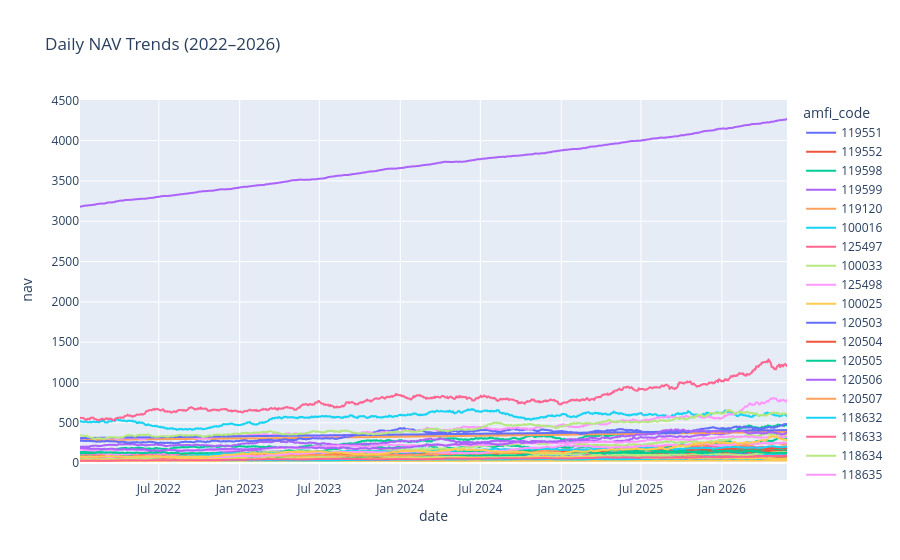

The cell this chart's notebook holds for it:
### Markdown cell above
# Mutual Fund EDA Analysis (2022–2025)

### Code cell
import pandas as pd
import plotly.express as px

nav = pd.read_csv("data/raw/02_nav_history.csv")

nav["date"] = pd.to_datetime(nav["date"])

fig = px.line(
    nav,
    x="date",
    y="nav",
    color="amfi_code",
    title="Daily NAV Trends (2022–2026)"
)

fig.show()

### Figure 1 — Plotly figure (JSON) as saved in the notebook; plotly's stock layout.template omitted (floating-point values rounded to 4 significant figures; data arrays with more than 128 entries replaced by an {"elided": "..."} marker saying what was removed)
{"data": [{"hovertemplate": "amfi_code=119551<br>date=%{x}<br>nav=%{y}<extra></extra>", "legendgroup": "119551", "line": {"color": "#636efa", "dash": "solid"}, "marker": {"symbol": "circle"}, "mode": "lines", "name": "119551", "showlegend": true, "type": "scattergl", "x": {"elided": "1150 str values"}, "xaxis": "x", "y": {"elided": "1150 float values"}, "yaxis": "y"}, {"hovertemplate": "amfi_code=119552<br>date=%{x}<br>nav=%{y}<extra></extra>", "legendgroup": "119552", "line": {"color": "#EF553B", "dash": "solid"}, "marker": {"symbol": "circle"}, "mode": "lines", "name": "119552", "showlegend": true, "type": "scattergl", "x": {"elided": "1150 str values"}, "xaxis": "x", "y": {"elided": "1150 float values"}, "yaxis": "y"}, {"hovertemplate": "amfi_code=119598<br>date=%{x}<br>nav=%{y}<extra></extra>", "legendgroup": "119598", "line": {"color": "#00cc96", "dash": "solid"}, "marker": {"symbol": "circle"}, "mode": "lines", "name": "119598", "showlegend": true, "type": "scattergl", "x": {"elided": "1150 str values"}, "xaxis": "x", "y": {"elided": "1150 float values"}, "yaxis": "y"}, {"hovertemplate": "amfi_code=119599<br>date=%{x}<br>nav=%{y}<extra></extra>", "legendgroup": "119599", "line": {"color": "#ab63fa", "dash": "solid"}, "marker": {"symbol": "circle"}, "mode": "lines", "name": "119599", "showlegend": true, "type": "scattergl", "x": {"elided": "1150 str values"}, "xaxis": "x", "y": {"elided": "1150 float values"}, "yaxis": "y"}, {"hovertemplate": "amfi_code=119120<br>date=%{x}<br>nav=%{y}<extra></extra>", "legendgroup": "119120", "line": {"color": "#FFA15A", "dash": "solid"}, "marker": {"symbol": "circle"}, "mode": "lines", "name": "119120", "showlegend": true, "type": "scattergl", "x": {"elided": "1150 str values"}, "xaxis": "x", "y": {"elided": "1150 float values"}, "yaxis": "y"}, {"hovertemplate": "amfi_code=100016<br>date=%{x}<br>nav=%{y}<extra></extra>", "legendgroup": "100016", "line": {"color": "#19d3f3", "dash": "solid"}, "marker": {"symbol": "circle"}, "mode": "lines", "name": "100016", "showlegend": true, "type": "scattergl", "x": {"elided": "1150 str values"}, "xaxis": "x", "y": {"elided": "1150 float values"}, "yaxis": "y"}, {"hovertemplate": "amfi_code=125497<br>date=%{x}<br>nav=%{y}<extra></extra>", "legendgroup": "125497", "line": {"color": "#FF6692", "dash": "solid"}, "marker": {"symbol": "circle"}, "mode": "lines", "name": "125497", "showlegend": true, "type": "scattergl", "x": {"elided": "1150 str values"}, "xaxis": "x", "y": {"elided": "1150 float values"}, "yaxis": "y"}, {"hovertemplate": "amfi_code=100033<br>date=%{x}<br>nav=%{y}<extra></extra>", "legendgroup": "100033", "line": {"color": "#B6E880", "dash": "solid"}, "marker": {"symbol": "circle"}, "mode": "lines", "name": "100033", "showlegend": true, "type": "scattergl", "x": {"elided": "1150 str values"}, "xaxis": "x", "y": {"elided": "1150 float values"}, "yaxis": "y"}, {"hovertemplate": "amfi_code=125498<br>date=%{x}<br>nav=%{y}<extra></extra>", "legendgroup": "125498", "line": {"color": "#FF97FF", "dash": "solid"}, "marker": {"symbol": "circle"}, "mode": "lines", "name": "125498", "showlegend": true, "type": "scattergl", "x": {"elided": "1150 str values"}, "xaxis": "x", "y": {"elided": "1150 float values"}, "yaxis": "y"}, {"hovertemplate": "amfi_code=100025<br>date=%{x}<br>nav=%{y}<extra></extra>", "legendgroup": "100025", "line": {"color": "#FECB52", "dash": "solid"}, "marker": {"symbol": "circle"}, "mode": "lines", "name": "100025", "showlegend": true, "type": "scattergl", "x": {"elided": "1150 str values"}, "xaxis": "x", "y": {"elided": "1150 float values"}, "yaxis": "y"}, {"hovertemplate": "amfi_code=120503<br>date=%{x}<br>nav=%{y}<extra></extra>", "legendgroup": "120503", "line": {"color": "#636efa", "dash": "solid"}, "marker": {"symbol": "circle"}, "mode": "lines", "name": "120503", "showlegend": true, "type": "scattergl", "x": {"elided": "1150 str values"}, "xaxis": "x", "y": {"elided": "1150 float values"}, "yaxis": "y"}, {"hovertemplate": "amfi_code=120504<br>date=%{x}<br>nav=%{y}<extra></extra>", "legendgroup": "120504", "line": {"color": "#EF553B", "dash": "solid"}, "marker": {"symbol": "circle"}, "mode": "lines", "name": "120504", "showlegend": true, "type": "scattergl", "x": {"elided": "1150 str values"}, "xaxis": "x", "y": {"elided": "1150 float values"}, "yaxis": "y"}, {"hovertemplate": "amfi_code=120505<br>date=%{x}<br>nav=%{y}<extra></extra>", "legendgroup": "120505", "line": {"color": "#00cc96", "dash": "solid"}, "marker": {"symbol": "circle"}, "mode": "lines", "name": "120505", "showlegend": true, "type": "scattergl", "x": {"elided": "1150 str values"}, "xaxis": "x", "y": {"elided": "1150 float values"}, "yaxis": "y"}, {"hovertemplate": "amfi_code=120506<br>date=%{x}<br>nav=%{y}<extra></extra>", "legendgroup": "120506", "line": {"color": "#ab63fa", "dash": "solid"}, "marker": {"symbol": "circle"}, "mode": "lines", "name": "120506", "showlegend": true, "type": "scattergl", "x": {"elided": "1150 str values"}, "xaxis": "x", "y": {"elided": "1150 float values"}, "yaxis": "y"}, {"hovertemplate": "amfi_code=120507<br>date=%{x}<br>nav=%{y}<extra></extra>", "legendgroup": "120507", "line": {"color": "#FFA15A", "dash": "solid"}, "marker": {"symbol": "circle"}, "mode": "lines", "name": "120507", "showlegend": true, "type": "scattergl", "x": {"elided": "1150 str values"}, "xaxis": "x", "y": {"elided": "1150 float values"}, "yaxis": "y"}, {"hovertemplate": "amfi_code=118632<br>date=%{x}<br>nav=%{y}<extra></extra>", "legendgroup": "118632", "line": {"color": "#19d3f3", "dash": "solid"}, "marker": {"symbol": "circle"}, "mode": "lines", "name": "118632", "showlegend": true, "type": "scattergl", "x": {"elided": "1150 str values"}, "xaxis": "x", "y": {"elided": "1150 float values"}, "yaxis": "y"}, {"hovertemplate": "amfi_code=118633<br>date=%{x}<br>nav=%{y}<extra></extra>", "legendgroup": "118633", "line": {"color": "#FF6692", "dash": "solid"}, "marker": {"symbol": "circle"}, "mode": "lines", "name": "118633", "showlegend": true, "type": "scattergl", "x": {"elided": "1150 str values"}, "xaxis": "x", "y": {"elided": "1150 float values"}, "yaxis": "y"}, {"hovertemplate": "amfi_code=118634<br>date=%{x}<br>nav=%{y}<extra></extra>", "legendgroup": "118634", "line": {"color": "#B6E880", "dash": "solid"}, "marker": {"symbol": "circle"}, "mode": "lines", "name": "118634", "showlegend": true, "type": "scattergl", "x": {"elided": "1150 str values"}, "xaxis": "x", "y": {"elided": "1150 float values"}, "yaxis": "y"}, {"hovertemplate": "amfi_code=118635<br>date=%{x}<br>nav=%{y}<extra></extra>", "legendgroup": "118635", "line": {"color": "#FF97FF", "dash": "solid"}, "marker": {"symbol": "circle"}, "mode": "lines", "name": "118635", "showlegend": true, "type": "scattergl", "x": {"elided": "1150 str values"}, "xaxis": "x", "y": {"elided": "1150 float values"}, "yaxis": "y"}, {"hovertemplate": "amfi_code=118636<br>date=%{x}<br>nav=%{y}<extra></extra>", "legendgroup": "118636", "line": {"color": "#FECB52", "dash": "solid"}, "marker": {"symbol": "circle"}, "mode": "lines", "name": "118636", "showlegend": true, "type": "scattergl", "x": {"elided": "1150 str values"}, "xaxis": "x", "y": {"elided": "1150 float values"}, "yaxis": "y"}, {"hovertemplate": "amfi_code=120841<br>date=%{x}<br>nav=%{y}<extra></extra>", "legendgroup": "120841", "line": {"color": "#636efa", "dash": "solid"}, "marker": {"symbol": "circle"}, "mode": "lines", "name": "120841", "showlegend": true, "type": "scattergl", "x": {"elided": "1150 str values"}, "xaxis": "x", "y": {"elided": "1150 float values"}, "yaxis": "y"}, {"hovertemplate": "amfi_code=120842<br>date=%{x}<br>nav=%{y}<extra></extra>", "legendgroup": "120842", "line": {"color": "#EF553B", "dash": "solid"}, "marker": {"symbol": "circle"}, "mode": "lines", "name": "120842", "showlegend": true, "type": "scattergl", "x": {"elided": "1150 str values"}, "xaxis": "x", "y": {"elided": "1150 float values"}, "yaxis": "y"}, {"hovertemplate": "amfi_code=120843<br>date=%{x}<br>nav=%{y}<extra></extra>", "legendgroup": "120843", "line": {"color": "#00cc96", "dash": "solid"}, "marker": {"symbol": "circle"}, "mode": "lines", "name": "120843", "showlegend": true, "type": "scattergl", "x": {"elided": "1150 str values"}, "xaxis": "x", "y": {"elided": "1150 float values"}, "yaxis": "y"}, {"hovertemplate": "amfi_code=120844<br>date=%{x}<br>nav=%{y}<extra></extra>", "legendgroup": "120844", "line": {"color": "#ab63fa", "dash": "solid"}, "marker": {"symbol": "circle"}, "mode": "lines", "name": "120844", "showlegend": true, "type": "scattergl", "x": {"elided": "1150 str values"}, "xaxis": "x", "y": {"elided": "1150 float values"}, "yaxis": "y"}, {"hovertemplate": "amfi_code=119092<br>date=%{x}<br>nav=%{y}<extra></extra>", "legendgroup": "119092", "line": {"color": "#FFA15A", "dash": "solid"}, "marker": {"symbol": "circle"}, "mode": "lines", "name": "119092", "showlegend": true, "type": "scattergl", "x": {"elided": "1150 str values"}, "xaxis": "x", "y": {"elided": "1150 float values"}, "yaxis": "y"}, {"hovertemplate": "amfi_code=119093<br>date=%{x}<br>nav=%{y}<extra></extra>", "legendgroup": "119093", "line": {"color": "#19d3f3", "dash": "solid"}, "marker": {"symbol": "circle"}, "mode": "lines", "name": "119093", "showlegend": true, "type": "scattergl", "x": {"elided": "1150 str values"}, "xaxis": "x", "y": {"elided": "1150 float values"}, "yaxis": "y"}, {"hovertemplate": "amfi_code=119094<br>date=%{x}<br>nav=%{y}<extra></extra>", "legendgroup": "119094", "line": {"color": "#FF6692", "dash": "solid"}, "marker": {"symbol": "circle"}, "mode": "lines", "name": "119094", "showlegend": true, "type": "scattergl", "x": {"elided": "1150 str values"}, "xaxis": "x", "y": {"elided": "1150 float values"}, "yaxis": "y"}, {"hovertemplate": "amfi_code=119095<br>date=%{x}<br>nav=%{y}<extra></extra>", "legendgroup": "119095", "line": {"color": "#B6E880", "dash": "solid"}, "marker": {"symbol": "circle"}, "mode": "lines", "name": "119095", "showlegend": true, "type": "scattergl", "x": {"elided": "1150 str values"}, "xaxis": "x", "y": {"elided": "1150 float values"}, "yaxis": "y"}, {"hovertemplate": "amfi_code=101206<br>date=%{x}<br>nav=%{y}<extra></extra>", "legendgroup": "101206", "line": {"color": "#FF97FF", "dash": "solid"}, "marker": {"symbol": "circle"}, "mode": "lines", "name": "101206", "showlegend": true, "type": "scattergl", "x": {"elided": "1150 str values"}, "xaxis": "x", "y": {"elided": "1150 float values"}, "yaxis": "y"}, {"hovertemplate": "amfi_code=101207<br>date=%{x}<br>nav=%{y}<extra></extra>", "legendgroup": "101207", "line": {"color": "#FECB52", "dash": "solid"}, "marker": {"symbol": "circle"}, "mode": "lines", "name": "101207", "showlegend": true, "type": "scattergl", "x": {"elided": "1150 str values"}, "xaxis": "x", "y": {"elided": "1150 float values"}, "yaxis": "y"}, {"hovertemplate": "amfi_code=101208<br>date=%{x}<br>nav=%{y}<extra></extra>", "legendgroup": "101208", "line": {"color": "#636efa", "dash": "solid"}, "marker": {"symbol": "circle"}, "mode": "lines", "name": "101208", "showlegend": true, "type": "scattergl", "x": {"elided": "1150 str values"}, "xaxis": "x", "y": {"elided": "1150 float values"}, "yaxis": "y"}, {"hovertemplate": "amfi_code=102885<br>date=%{x}<br>nav=%{y}<extra></extra>", "legendgroup": "102885", "line": {"color": "#EF553B", "dash": "solid"}, "marker": {"symbol": "circle"}, "mode": "lines", "name": "102885", "showlegend": true, "type": "scattergl", "x": {"elided": "1150 str values"}, "xaxis": "x", "y": {"elided": "1150 float values"}, "yaxis": "y"}, {"hovertemplate": "amfi_code=102886<br>date=%{x}<br>nav=%{y}<extra></extra>", "legendgroup": "102886", "line": {"color": "#00cc96", "dash": "solid"}, "marker": {"symbol": "circle"}, "mode": "lines", "name": "102886", "showlegend": true, "type": "scattergl", "x": {"elided": "1150 str values"}, "xaxis": "x", "y": {"elided": "1150 float values"}, "yaxis": "y"}, {"hovertemplate": "amfi_code=102887<br>date=%{x}<br>nav=%{y}<extra></extra>", "legendgroup": "102887", "line": {"color": "#ab63fa", "dash": "solid"}, "marker": {"symbol": "circle"}, "mode": "lines", "name": "102887", "showlegend": true, "type": "scattergl", "x": {"elided": "1150 str values"}, "xaxis": "x", "y": {"elided": "1150 float values"}, "yaxis": "y"}, {"hovertemplate": "amfi_code=148567<br>date=%{x}<br>nav=%{y}<extra></extra>", "legendgroup": "148567", "line": {"color": "#FFA15A", "dash": "solid"}, "marker": {"symbol": "circle"}, "mode": "lines", "name": "148567", "showlegend": true, "type": "scattergl", "x": {"elided": "1150 str values"}, "xaxis": "x", "y": {"elided": "1150 float values"}, "yaxis": "y"}, {"hovertemplate": "amfi_code=148568<br>date=%{x}<br>nav=%{y}<extra></extra>", "legendgroup": "148568", "line": {"color": "#19d3f3", "dash": "solid"}, "marker": {"symbol": "circle"}, "mode": "lines", "name": "148568", "showlegend": true, "type": "scattergl", "x": {"elided": "1150 str values"}, "xaxis": "x", "y": {"elided": "1150 float values"}, "yaxis": "y"}, {"hovertemplate": "amfi_code=148569<br>date=%{x}<br>nav=%{y}<extra></extra>", "legendgroup": "148569", "line": {"color": "#FF6692", "dash": "solid"}, "marker": {"symbol": "circle"}, "mode": "lines", "name": "148569", "showlegend": true, "type": "scattergl", "x": {"elided": "1150 str values"}, "xaxis": "x", "y": {"elided": "1150 float values"}, "yaxis": "y"}, {"hovertemplate": "amfi_code=149322<br>date=%{x}<br>nav=%{y}<extra></extra>", "legendgroup": "149322", "line": {"color": "#B6E880", "dash": "solid"}, "marker": {"symbol": "circle"}, "mode": "lines", "name": "149322", "showlegend": true, "type": "scattergl", "x": {"elided": "1150 str values"}, "xaxis": "x", "y": {"elided": "1150 float values"}, "yaxis": "y"}, {"hovertemplate": "amfi_code=149323<br>date=%{x}<br>nav=%{y}<extra></extra>", "legendgroup": "149323", "line": {"color": "#FF97FF", "dash": "solid"}, "marker": {"symbol": "circle"}, "mode": "lines", "name": "149323", "showlegend": true, "type": "scattergl", "x": {"elided": "1150 str values"}, "xaxis": "x", "y": {"elided": "1150 float values"}, "yaxis": "y"}, {"hovertemplate": "amfi_code=149324<br>date=%{x}<br>nav=%{y}<extra></extra>", "legendgroup": "149324", "line": {"color": "#FECB52", "dash": "solid"}, "marker": {"symbol": "circle"}, "mode": "lines", "name": "149324", "showlegend": true, "type": "scattergl", "x": {"elided": "1150 str values"}, "xaxis": "x", "y": {"elided": "1150 float values"}, "yaxis": "y"}], "layout": {"legend": {"title": {"text": "amfi_code"}, "tracegroupgap": 0}, "title": {"text": "Daily NAV Trends (2022–2026)"}, "xaxis": {"anchor": "y", "domain": [0, 1], "title": {"text": "date"}}, "yaxis": {"anchor": "x", "domain": [0, 1], "title": {"text": "nav"}}}}
